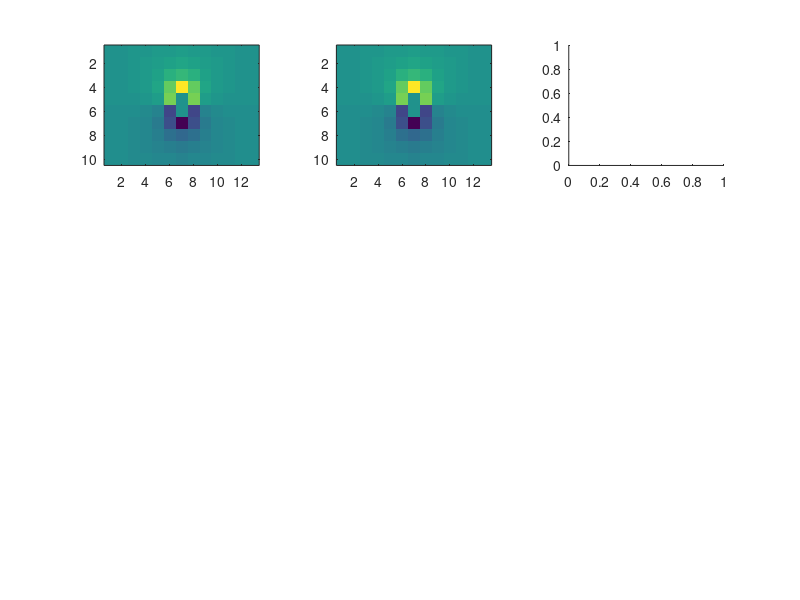

Write MATLAB code to recreate this figure. (Note: this script raises an error after producing the figure.)
a=0.00115;
R=0.00115;
i0=5e-3;

rhoA=.9;
rho1=.9;
rho2=.9;
rho3=.9;

k1=(rho2-rho1)/(rho2+rho1);
k2=(rho3-rho2)/(rho3+rho2);
h1=0.001;
d=0.0035;
h2=h1+d;
step=0.05/R;              
alpha=0+R:step:50/R;
beta=1./alpha;
eh1=k1*exp(-2*alpha*h1);
eh2=k2*exp(-2*alpha*h2);
ed=k1*k2*exp(-2*alpha*d);
% Calculate voltages
jp=5;
kp=7;
jm=6;
km=7;
for j=1:10;
for k=1:13;
dxp=j-jp;
dyp=k-kp;
dxm=j-jm;
dym=k-km;
dp=sqrt(dxp^2+dyp^2);
dm=sqrt(dxm^2+dym^2);
% Calculate voltages for 1-layer point-electrodes
scaleA=(i0*rhoA)/(2*pi);
thyP(j,k)=1000*scaleA*((100/dp)-(100/dm));
% Calculate voltages for 3-layer v-electrodes
scaleC=(i0*rho1)/(2*pi*a);
x=dp/100;
Ntheta1=eh1+eh2;
Denom=1-eh1-eh2+ed;
theta1=Ntheta1./Denom;
A=scaleC*(1.+2*theta1).*beta;
integral=sum(A.*besselj(0,alpha*x).*sin(alpha*a));
Vp=step*integral;
x=dm/100;
Ntheta1=eh1+eh2;
Denom=1-eh1-eh2+ed;
theta1=Ntheta1./Denom;
A=scaleC*(1.+2*theta1).*beta;
integral=sum(A.*besselj(0,alpha*x).*sin(alpha*a));
Vm=-step*integral;
thy3(j,k)=1000*(Vp+Vm);
end;
end;
thy3(5,7)=0;
thy3(6,7)=0;
thyP(5,7)=0;
thyP(6,7)=0;
%%
figure;subplot(3,3,1);imagesc(thy3);hold on;
subplot(3,3,2);imagesc(thyP)
subplot(3,3,3);imagesc(symmetric)
subplot(3,3,4);imagesc(symmetric-thy3);hold on;
subplot(3,3,5);imagesc(symmetric-thyP)
subplot(3,3,6);imagesc(thy3-thyP)
subplot(3,3,7);plot(symmetric-thy3);hold on;
subplot(3,3,8);plot(symmetric-thyP)
subplot(3,3,9);plot(thy3-thyP)